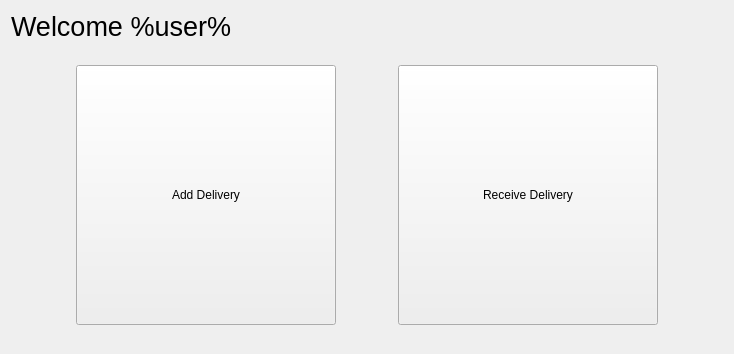
<?xml version="1.0" encoding="UTF-8"?>
<ui version="4.0">
 <class>Form</class>
 <widget class="QWidget" name="Form">
  <property name="geometry">
   <rect>
    <x>0</x>
    <y>0</y>
    <width>734</width>
    <height>354</height>
   </rect>
  </property>
  <property name="windowTitle">
   <string>Form</string>
  </property>
  <layout class="QVBoxLayout" name="verticalLayout">
   <item>
    <widget class="QLabel" name="welcome_label">
     <property name="font">
      <font>
       <pointsize>20</pointsize>
      </font>
     </property>
     <property name="text">
      <string>Welcome %user%</string>
     </property>
    </widget>
   </item>
   <item>
    <widget class="QWidget" name="control_panel_widget" native="true">
     <property name="sizePolicy">
      <sizepolicy hsizetype="Preferred" vsizetype="Preferred">
       <horstretch>0</horstretch>
       <verstretch>1</verstretch>
      </sizepolicy>
     </property>
     <layout class="QHBoxLayout" name="horizontalLayout_2">
      <item>
       <widget class="QPushButton" name="add_delivery_button">
        <property name="sizePolicy">
         <sizepolicy hsizetype="Minimum" vsizetype="Expanding">
          <horstretch>0</horstretch>
          <verstretch>0</verstretch>
         </sizepolicy>
        </property>
        <property name="maximumSize">
         <size>
          <width>260</width>
          <height>260</height>
         </size>
        </property>
        <property name="text">
         <string>Add Delivery</string>
        </property>
       </widget>
      </item>
      <item>
       <widget class="QPushButton" name="receive_delivery_button">
        <property name="sizePolicy">
         <sizepolicy hsizetype="Minimum" vsizetype="Expanding">
          <horstretch>0</horstretch>
          <verstretch>0</verstretch>
         </sizepolicy>
        </property>
        <property name="maximumSize">
         <size>
          <width>260</width>
          <height>260</height>
         </size>
        </property>
        <property name="text">
         <string>Receive Delivery</string>
        </property>
       </widget>
      </item>
     </layout>
    </widget>
   </item>
  </layout>
 </widget>
 <resources/>
 <connections/>
</ui>
